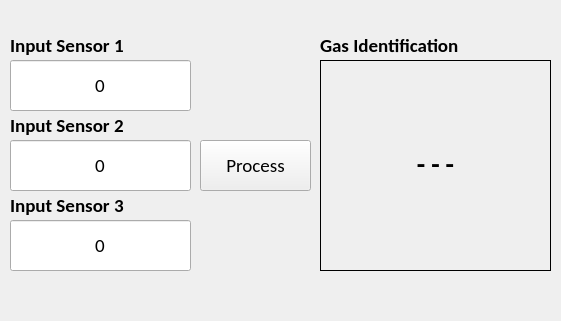
<?xml version="1.0" encoding="UTF-8"?>
<ui version="4.0">
 <class>Form</class>
 <widget class="QWidget" name="Form">
  <property name="geometry">
   <rect>
    <x>0</x>
    <y>0</y>
    <width>561</width>
    <height>321</height>
   </rect>
  </property>
  <property name="minimumSize">
   <size>
    <width>561</width>
    <height>321</height>
   </size>
  </property>
  <property name="maximumSize">
   <size>
    <width>561</width>
    <height>321</height>
   </size>
  </property>
  <property name="windowTitle">
   <string>Perceptron running</string>
  </property>
  <widget class="QLabel" name="label">
   <property name="geometry">
    <rect>
     <x>320</x>
     <y>20</y>
     <width>141</width>
     <height>51</height>
    </rect>
   </property>
   <property name="font">
    <font>
     <family>Calibri</family>
     <pointsize>14</pointsize>
     <weight>75</weight>
     <bold>true</bold>
    </font>
   </property>
   <property name="text">
    <string>Gas Identification</string>
   </property>
  </widget>
  <widget class="QLabel" name="labelGasIdentificationResult">
   <property name="geometry">
    <rect>
     <x>320</x>
     <y>60</y>
     <width>231</width>
     <height>211</height>
    </rect>
   </property>
   <property name="font">
    <font>
     <family>Consolas</family>
     <pointsize>18</pointsize>
     <weight>75</weight>
     <bold>true</bold>
    </font>
   </property>
   <property name="frameShape">
    <enum>QFrame::Box</enum>
   </property>
   <property name="text">
    <string>---</string>
   </property>
   <property name="alignment">
    <set>Qt::AlignCenter</set>
   </property>
  </widget>
  <widget class="QLineEdit" name="lineEditSensor1">
   <property name="geometry">
    <rect>
     <x>10</x>
     <y>60</y>
     <width>181</width>
     <height>51</height>
    </rect>
   </property>
   <property name="font">
    <font>
     <family>Calibri</family>
     <pointsize>14</pointsize>
    </font>
   </property>
   <property name="text">
    <string>0</string>
   </property>
   <property name="alignment">
    <set>Qt::AlignCenter</set>
   </property>
  </widget>
  <widget class="QLabel" name="label_3">
   <property name="geometry">
    <rect>
     <x>10</x>
     <y>30</y>
     <width>181</width>
     <height>31</height>
    </rect>
   </property>
   <property name="font">
    <font>
     <family>Calibri</family>
     <pointsize>14</pointsize>
     <weight>75</weight>
     <bold>true</bold>
    </font>
   </property>
   <property name="text">
    <string>Input Sensor 1</string>
   </property>
  </widget>
  <widget class="QLineEdit" name="lineEditSensor2">
   <property name="geometry">
    <rect>
     <x>10</x>
     <y>140</y>
     <width>181</width>
     <height>51</height>
    </rect>
   </property>
   <property name="font">
    <font>
     <family>Calibri</family>
     <pointsize>14</pointsize>
    </font>
   </property>
   <property name="text">
    <string>0</string>
   </property>
   <property name="alignment">
    <set>Qt::AlignCenter</set>
   </property>
  </widget>
  <widget class="QLabel" name="label_4">
   <property name="geometry">
    <rect>
     <x>10</x>
     <y>110</y>
     <width>181</width>
     <height>31</height>
    </rect>
   </property>
   <property name="font">
    <font>
     <family>Calibri</family>
     <pointsize>14</pointsize>
     <weight>75</weight>
     <bold>true</bold>
    </font>
   </property>
   <property name="text">
    <string>Input Sensor 2</string>
   </property>
  </widget>
  <widget class="QLabel" name="label_5">
   <property name="geometry">
    <rect>
     <x>10</x>
     <y>190</y>
     <width>181</width>
     <height>31</height>
    </rect>
   </property>
   <property name="font">
    <font>
     <family>Calibri</family>
     <pointsize>14</pointsize>
     <weight>75</weight>
     <bold>true</bold>
    </font>
   </property>
   <property name="text">
    <string>Input Sensor 3</string>
   </property>
  </widget>
  <widget class="QLineEdit" name="lineEditSensor3">
   <property name="geometry">
    <rect>
     <x>10</x>
     <y>220</y>
     <width>181</width>
     <height>51</height>
    </rect>
   </property>
   <property name="font">
    <font>
     <family>Calibri</family>
     <pointsize>14</pointsize>
    </font>
   </property>
   <property name="text">
    <string>0</string>
   </property>
   <property name="alignment">
    <set>Qt::AlignCenter</set>
   </property>
  </widget>
  <widget class="QPushButton" name="pushButtonProcess">
   <property name="geometry">
    <rect>
     <x>200</x>
     <y>140</y>
     <width>111</width>
     <height>51</height>
    </rect>
   </property>
   <property name="font">
    <font>
     <family>Calibri</family>
     <pointsize>14</pointsize>
    </font>
   </property>
   <property name="text">
    <string>Process</string>
   </property>
  </widget>
 </widget>
 <resources/>
 <connections/>
</ui>
